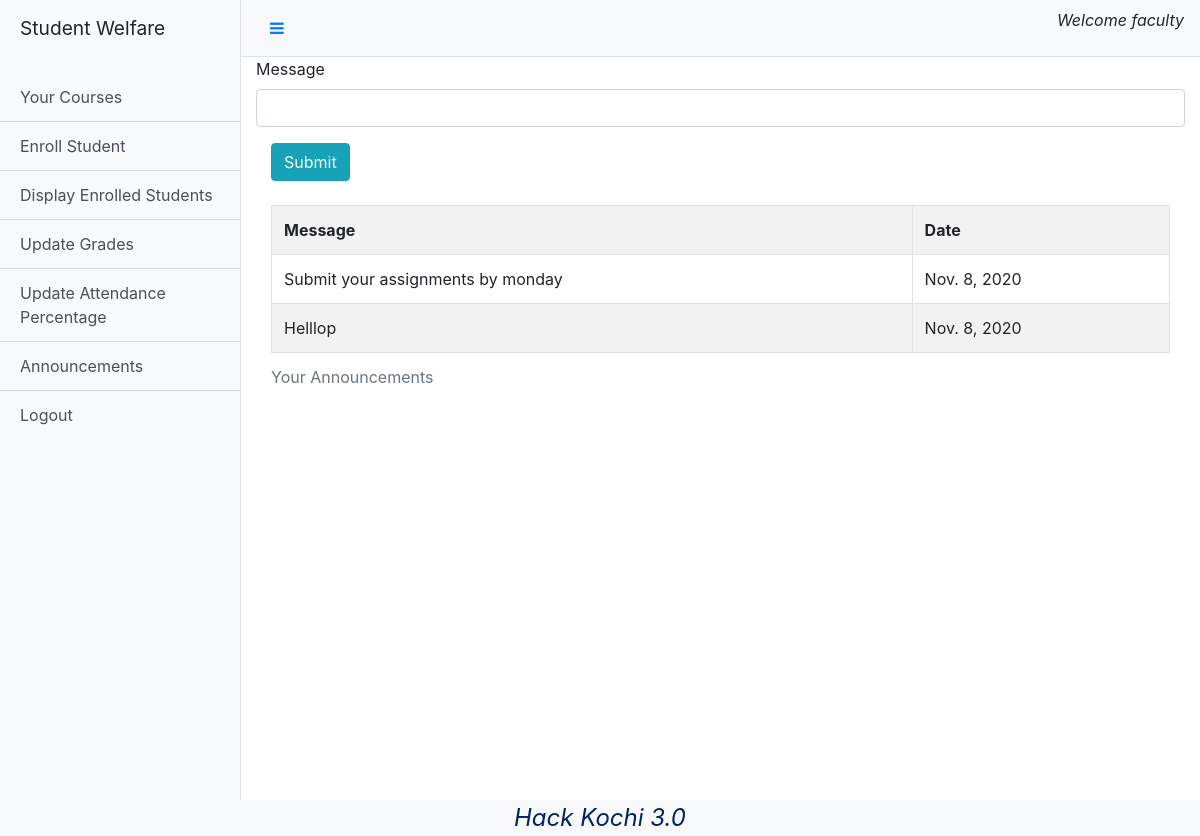
Page /faculty/facAnnouncement (signed in) on the committed database.
### base/models.py (models this page shows)
class User(AbstractUser):
    user_type = models.CharField(max_length=10,choices=(('Student','Student'),('Faculty','Faculty'),('Librarian','Librarian')),null=True)

class StudentAnnouncement(models.Model):
    announce_from = models.ForeignKey(User,on_delete=models.CASCADE)
    message= models.CharField(max_length=2048)
    date = models.DateField(auto_now_add=True)

### faculty/views.py (the view)
# urls.py: path('facAnnouncement',views.facAnnouncement,name="facAnnouncement")
def facAnnouncement(request):
    if not check(request):
        storage = messages.get_messages(request)
        storage.used = True
        messages.info(request,'Invalid Request')
        return redirect('/')
    if not request.user.is_authenticated:
        storage = messages.get_messages(request)
        storage.used = True
        messages.info(request,'Not Logged In')
        return redirect('/')
    if request.method=="POST":
        message = request.POST["message"]
        StudentAnnouncement.objects.create(message=message,announce_from=request.user)
    announcements = StudentAnnouncement.objects.filter(announce_from=request.user)
    return render(request,'facAnnouncement.html',{'announcements':announcements})

### faculty/views.py (called while the page is built)
def check(request):
    return request.user.user_type=="Faculty"

### templates/facAnnouncement.html (shortened to what this page needs)
{%extends 'facultyDashboard.html'%}
{%block content%}
<div class="container">
    <form action="" method="POST">
        <div class="row form-group">
            <label for="message">Message</label>
            <input type="text" name="message" id="message" class="form-control" required>
        </div>
        <input type="submit" value="Submit" class="btn btn-info">
    </form><br>
    <table class="table table-striped table-bordered table-hover">
        <caption>Your Announcements</caption>
        <tr>
            <th>Message</th>
            <th>Date</th>
        </tr>
        {%for item in announcements%}
        <tr>
            <td>{{item.message}}</td>
            <td>{{item.date}}</td>
        </tr>
        {%endfor%}
    </table>
</div>
{%endblock%}

### templates/facultyDashboard.html (shortened to what this page needs)
{%load static%}
<!DOCTYPE html>
<html lang="en">
<head>
    <link rel="stylesheet" href="https://stackpath.bootstrapcdn.com/bootstrap/4.5.2/css/bootstrap.min.css">
    <link rel="stylesheet" href="https://cdnjs.cloudflare.com/ajax/libs/font-awesome/4.7.0/css/font-awesome.min.css">
    <link rel="stylesheet" href="{% static 'css/dashboard.css' %}">
</head>
<body>
  <div class="d-flex" id="wrapper">
    <div class="bg-light border-right" id="sidebar-wrapper">
      <div class="sidebar-heading"><p>Student Welfare</p></div>
      <div class="list-group list-group-flush">
        <a href="/faculty/facCourses" class="list-group-item list-group-item-action bg-light">Your Courses</a>
        <a href="/faculty/enrollment" class="list-group-item list-group-item-action bg-light">Enroll Student</a>
        <a href="/faculty/displayStudents" class="list-group-item list-group-item-action bg-light">Display Enrolled Students</a>
        <a href="/faculty/updateGrade" class="list-group-item list-group-item-action bg-light">Update Grades</a>
        <a href="/faculty/updateAttendance" class="list-group-item list-group-item-action bg-light">Update Attendance Percentage</a>
        <a href="/faculty/facAnnouncement" class="list-group-item list-group-item-action bg-light">Announcements</a>
        <a href="/logout" class="list-group-item list-group-item-action bg-light">Logout</a>
      </div>
    </div>
    <div id="page-content-wrapper">
      <nav class="navbar navbar-expand-lg navbar-light bg-light border-bottom">
        <button class="btn btn-link" id="menu-toggle"><i class="fa fa-bars" aria-hidden="true"></i></button>
        <p class="justify-content-end ml-auto" style="font-style: oblique;">Welcome {{request.user.username}}</p>
      </nav>
      <div class="container-fluid">
            {%block content%}
            {%endblock%}
      </div>
    </div>
  </div>
  <div class="footer obq bg-light">
    Hack Kochi 3.0
  </div>
</body>
</html>

### static/dashboard.css (style rules this page uses)
#wrapper { overflow-x: hidden; }
#sidebar-wrapper { min-height: 100vh; margin-left: -15rem; -webkit-transition: margin .25s ease-out; -moz-transition: margin .25s ease-out; -o-transition: margin .25s ease-out; transition: margin .25s ease-out; }
.footer { font-weight: 400; font-size: 1.3em; left: 0; bottom: 0; width: 100%; color: #002366; text-align: center; }
#sidebar-wrapper .sidebar-heading { padding: 0.875rem 1.25rem; font-size: 1.2rem; }
#sidebar-wrapper .list-group { width: 15rem; }
#page-content-wrapper { min-width: 100vw; }
@media (min-width: 768px) { #sidebar-wrapper { margin-left: 0; } }
@media (min-width: 768px) { #page-content-wrapper { min-width: 0; width: 100%; } }
.obq { font-style: oblique; font-size: 1.5em; text-align:center; }

### rows in the picture
User: user.username "faculty"
StudentAnnouncement: message "Submit your assignments by monday", date "Nov. 8, 2020"
StudentAnnouncement: message "Helllop", date "Nov. 8, 2020"
